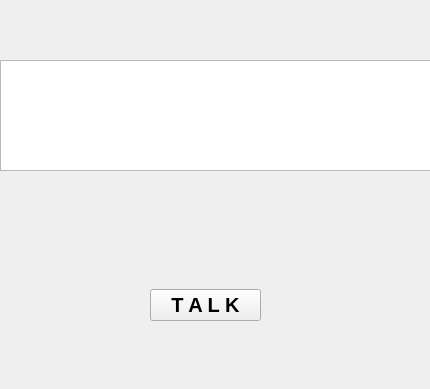
<?xml version="1.0" encoding="UTF-8"?>
<ui version="4.0">
 <class>Form</class>
 <widget class="QWidget" name="Form">
  <property name="geometry">
   <rect>
    <x>0</x>
    <y>0</y>
    <width>430</width>
    <height>389</height>
   </rect>
  </property>
  <property name="font">
   <font>
    <weight>75</weight>
    <italic>false</italic>
    <bold>true</bold>
    <underline>false</underline>
    <strikeout>false</strikeout>
   </font>
  </property>
  <property name="windowTitle">
   <string>Form</string>
  </property>
  <widget class="QWidget" name="horizontalLayoutWidget">
   <property name="geometry">
    <rect>
     <x>150</x>
     <y>270</y>
     <width>111</width>
     <height>71</height>
    </rect>
   </property>
   <layout class="QHBoxLayout" name="horizontalLayout">
    <property name="leftMargin">
     <number>0</number>
    </property>
    <property name="topMargin">
     <number>0</number>
    </property>
    <item>
     <widget class="QPushButton" name="talkButton">
      <property name="maximumSize">
       <size>
        <width>16777215</width>
        <height>16777215</height>
       </size>
      </property>
      <property name="sizeIncrement">
       <size>
        <width>0</width>
        <height>0</height>
       </size>
      </property>
      <property name="font">
       <font>
        <pointsize>15</pointsize>
       </font>
      </property>
      <property name="autoFillBackground">
       <bool>false</bool>
      </property>
      <property name="text">
       <string>T A L K</string>
      </property>
      <property name="iconSize">
       <size>
        <width>64</width>
        <height>64</height>
       </size>
      </property>
     </widget>
    </item>
   </layout>
  </widget>
  <widget class="QWidget" name="horizontalLayoutWidget_2">
   <property name="geometry">
    <rect>
     <x>0</x>
     <y>60</y>
     <width>431</width>
     <height>111</height>
    </rect>
   </property>
   <layout class="QHBoxLayout" name="horizontalLayout_2">
    <item>
     <widget class="QTextBrowser" name="textBrowser"/>
    </item>
   </layout>
  </widget>
 </widget>
 <resources/>
 <connections/>
</ui>
